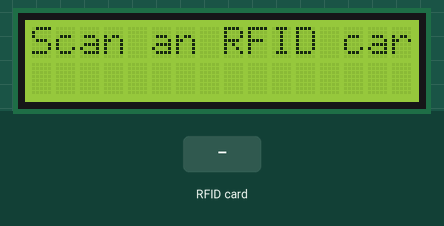
The sketch below on a simulated Arduino Uno, built with avr-gcc and run on an emulated ATmega328P. Parts: 16×2 character LCD. The inputs (shaded band) are chosen by the test bench. What the sketch prints to the serial monitor is not drawn.

Above: at 1.3 s.
1.4 s: RFID card DC 7F BA 38 held to the reader
At 2.1 s:
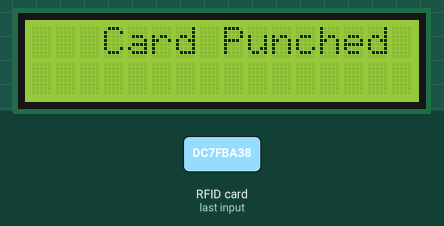
2.9 s: RFID card 5E 7A 19 C4 held to the reader
At 3.2 s:
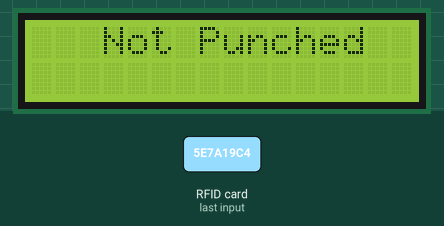
Timing chart, 0 to 5.9 s (numbered marks = the images above; inputs shaded):
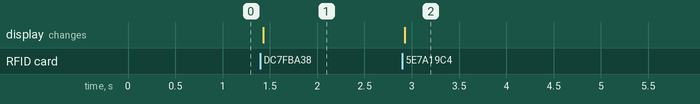

The sketch:

RFID-with-LCD-display.ino
```cpp
#include <SPI.h>
#include <MFRC522.h>
#include <Wire.h>
#include <LiquidCrystal_I2C.h>

#define SS_PIN 10  // Slave Select pin
#define RST_PIN 9  // Reset pin

LiquidCrystal_I2C lcd(0x3F, 16, 2);

MFRC522 mfrc522(SS_PIN, RST_PIN);

// Define the UID of the punched card
String punchedCardUID = "dc7fba38";

void setup() {
  Serial.begin(9600);  // Initialize serial communication
  SPI.begin();  // Initiate SPI bus
  mfrc522.PCD_Init();  // Initiate MFRC522
  lcd.init();  // Initialize the LCD
  lcd.backlight();  // Turn on the backlight
  lcd.setCursor(0, 0);
  lcd.print("Scan an RFID card");
}

void loop() {
  String uidStr = "";  // Create an empty string to store the UID

  // Look for new cards
  if (mfrc522.PICC_IsNewCardPresent() && mfrc522.PICC_ReadCardSerial()) {
    // Store the UID as a string
    for (byte i = 0; i < mfrc522.uid.size; i++) {
      uidStr += String(mfrc522.uid.uidByte[i], HEX);
    }

    // Print the UID
    Serial.println(uidStr);

    // Check if the scanned UID matches the specific card's UID
    if (uidStr == punchedCardUID) {
      lcd.clear();
      lcd.setCursor(3, 0);
      lcd.print("Card Punched");
    } else {
      lcd.clear();
      lcd.setCursor(3, 0);
      lcd.print("Not Punched");
    }

    mfrc522.PICC_HaltA();  // Halt the current card
    mfrc522.PCD_StopCrypto1();  // Stop encryption on the card
  }
}
```

Measured:
- after the input at 1.4 s, the display: changes at once (image 1)
- after the input at 2.9 s, the display: changes at once (image 2)
